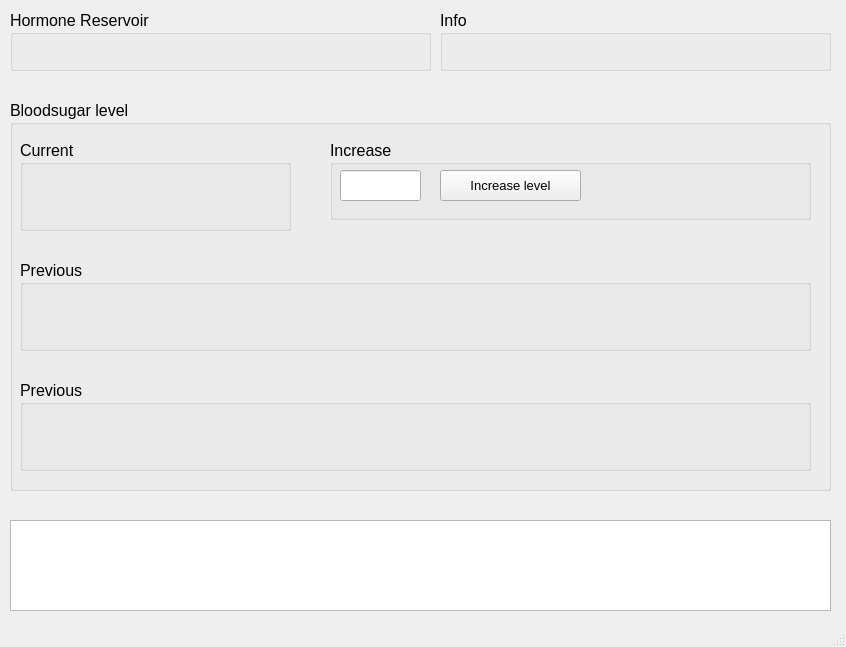
<?xml version="1.0" encoding="UTF-8"?>
<ui version="4.0">
 <class>UserInterface</class>
 <widget class="QMainWindow" name="UserInterface">
  <property name="geometry">
   <rect>
    <x>0</x>
    <y>0</y>
    <width>846</width>
    <height>647</height>
   </rect>
  </property>
  <property name="windowTitle">
   <string>Insulinpump</string>
  </property>
  <widget class="QWidget" name="centralWidget">
   <widget class="QGroupBox" name="groupBoxBloodSugar">
    <property name="geometry">
     <rect>
      <x>10</x>
      <y>100</y>
      <width>821</width>
      <height>391</height>
     </rect>
    </property>
    <property name="font">
     <font>
      <pointsize>12</pointsize>
     </font>
    </property>
    <property name="title">
     <string>Bloodsugar level</string>
    </property>
    <widget class="QGroupBox" name="groupBoxCurrent">
     <property name="enabled">
      <bool>true</bool>
     </property>
     <property name="geometry">
      <rect>
       <x>10</x>
       <y>40</y>
       <width>271</width>
       <height>91</height>
      </rect>
     </property>
     <property name="title">
      <string>Current</string>
     </property>
     <property name="flat">
      <bool>true</bool>
     </property>
     <property name="checkable">
      <bool>false</bool>
     </property>
     <widget class="QWidget" name="horizontalLayoutWidget_21">
      <property name="geometry">
       <rect>
        <x>10</x>
        <y>30</y>
        <width>111</width>
        <height>21</height>
       </rect>
      </property>
      <property name="font">
       <font>
        <pointsize>12</pointsize>
       </font>
      </property>
      <layout class="QHBoxLayout" name="horizontalLayoutCurrentTime">
       <property name="spacing">
        <number>0</number>
       </property>
       <property name="sizeConstraint">
        <enum>QLayout::SetDefaultConstraint</enum>
       </property>
       <item>
        <widget class="QLabel" name="mCurrentTimeTitle">
         <property name="font">
          <font>
           <pointsize>12</pointsize>
          </font>
         </property>
         <property name="text">
          <string>Time:</string>
         </property>
        </widget>
       </item>
       <item>
        <widget class="QLabel" name="mCurrentTimeValue">
         <property name="text">
          <string>19:05</string>
         </property>
         <property name="alignment">
          <set>Qt::AlignRight|Qt::AlignTrailing|Qt::AlignVCenter</set>
         </property>
        </widget>
       </item>
      </layout>
     </widget>
     <widget class="QWidget" name="horizontalLayoutWidget_22">
      <property name="geometry">
       <rect>
        <x>10</x>
        <y>60</y>
        <width>111</width>
        <height>21</height>
       </rect>
      </property>
      <property name="font">
       <font>
        <pointsize>12</pointsize>
       </font>
      </property>
      <layout class="QHBoxLayout" name="horizontalLayoutCurrentLevel">
       <property name="spacing">
        <number>0</number>
       </property>
       <property name="sizeConstraint">
        <enum>QLayout::SetDefaultConstraint</enum>
       </property>
       <item>
        <widget class="QLabel" name="mCurrentLevelTitle">
         <property name="font">
          <font>
           <pointsize>12</pointsize>
          </font>
         </property>
         <property name="text">
          <string>Level:</string>
         </property>
        </widget>
       </item>
       <item>
        <widget class="QLabel" name="mCurrentLevelValue">
         <property name="text">
          <string>90</string>
         </property>
         <property name="alignment">
          <set>Qt::AlignRight|Qt::AlignTrailing|Qt::AlignVCenter</set>
         </property>
        </widget>
       </item>
      </layout>
     </widget>
    </widget>
    <widget class="QGroupBox" name="groupBoxPrevious1">
     <property name="enabled">
      <bool>true</bool>
     </property>
     <property name="geometry">
      <rect>
       <x>10</x>
       <y>160</y>
       <width>791</width>
       <height>91</height>
      </rect>
     </property>
     <property name="title">
      <string>Previous</string>
     </property>
     <property name="flat">
      <bool>true</bool>
     </property>
     <property name="checkable">
      <bool>false</bool>
     </property>
     <widget class="QWidget" name="horizontalLayoutWidget_23">
      <property name="geometry">
       <rect>
        <x>10</x>
        <y>30</y>
        <width>111</width>
        <height>21</height>
       </rect>
      </property>
      <property name="font">
       <font>
        <pointsize>12</pointsize>
       </font>
      </property>
      <layout class="QHBoxLayout" name="horizontalLayoutPreviousTime1">
       <property name="spacing">
        <number>0</number>
       </property>
       <property name="sizeConstraint">
        <enum>QLayout::SetDefaultConstraint</enum>
       </property>
       <item>
        <widget class="QLabel" name="mPrevious1TimeTitle">
         <property name="font">
          <font>
           <pointsize>12</pointsize>
          </font>
         </property>
         <property name="text">
          <string>Time:</string>
         </property>
        </widget>
       </item>
       <item>
        <widget class="QLabel" name="mPrevious1TimeValue">
         <property name="text">
          <string>18:35</string>
         </property>
         <property name="alignment">
          <set>Qt::AlignRight|Qt::AlignTrailing|Qt::AlignVCenter</set>
         </property>
        </widget>
       </item>
      </layout>
     </widget>
     <widget class="QWidget" name="horizontalLayoutWidget_24">
      <property name="geometry">
       <rect>
        <x>10</x>
        <y>60</y>
        <width>111</width>
        <height>21</height>
       </rect>
      </property>
      <property name="font">
       <font>
        <pointsize>12</pointsize>
       </font>
      </property>
      <layout class="QHBoxLayout" name="horizontalLayoutPreviousLevel1">
       <property name="spacing">
        <number>0</number>
       </property>
       <property name="sizeConstraint">
        <enum>QLayout::SetDefaultConstraint</enum>
       </property>
       <item>
        <widget class="QLabel" name="mPrevious1LevelTitle">
         <property name="font">
          <font>
           <pointsize>12</pointsize>
          </font>
         </property>
         <property name="text">
          <string>Level:</string>
         </property>
        </widget>
       </item>
       <item>
        <widget class="QLabel" name="mPrevious1LevelValue">
         <property name="text">
          <string>70</string>
         </property>
         <property name="alignment">
          <set>Qt::AlignRight|Qt::AlignTrailing|Qt::AlignVCenter</set>
         </property>
        </widget>
       </item>
      </layout>
     </widget>
    </widget>
    <widget class="QGroupBox" name="groupBoxPrevious2">
     <property name="enabled">
      <bool>true</bool>
     </property>
     <property name="geometry">
      <rect>
       <x>10</x>
       <y>280</y>
       <width>791</width>
       <height>91</height>
      </rect>
     </property>
     <property name="title">
      <string>Previous</string>
     </property>
     <property name="flat">
      <bool>true</bool>
     </property>
     <property name="checkable">
      <bool>false</bool>
     </property>
     <widget class="QWidget" name="horizontalLayoutWidget_25">
      <property name="geometry">
       <rect>
        <x>10</x>
        <y>30</y>
        <width>111</width>
        <height>21</height>
       </rect>
      </property>
      <property name="font">
       <font>
        <pointsize>12</pointsize>
       </font>
      </property>
      <layout class="QHBoxLayout" name="horizontalLayoutPreviousTime2">
       <property name="spacing">
        <number>0</number>
       </property>
       <property name="sizeConstraint">
        <enum>QLayout::SetDefaultConstraint</enum>
       </property>
       <item>
        <widget class="QLabel" name="mPrevious2TimeTitle">
         <property name="font">
          <font>
           <pointsize>12</pointsize>
          </font>
         </property>
         <property name="text">
          <string>Time:</string>
         </property>
        </widget>
       </item>
       <item>
        <widget class="QLabel" name="mPrevious2TimeValue">
         <property name="text">
          <string>18:05</string>
         </property>
         <property name="alignment">
          <set>Qt::AlignRight|Qt::AlignTrailing|Qt::AlignVCenter</set>
         </property>
        </widget>
       </item>
      </layout>
     </widget>
     <widget class="QWidget" name="horizontalLayoutWidget_26">
      <property name="geometry">
       <rect>
        <x>10</x>
        <y>60</y>
        <width>111</width>
        <height>21</height>
       </rect>
      </property>
      <property name="font">
       <font>
        <pointsize>12</pointsize>
       </font>
      </property>
      <layout class="QHBoxLayout" name="horizontalLayoutPreviousLevel2">
       <property name="spacing">
        <number>0</number>
       </property>
       <property name="sizeConstraint">
        <enum>QLayout::SetDefaultConstraint</enum>
       </property>
       <item>
        <widget class="QLabel" name="mPrevious2LevelTitle">
         <property name="font">
          <font>
           <pointsize>12</pointsize>
          </font>
         </property>
         <property name="text">
          <string>Level:</string>
         </property>
        </widget>
       </item>
       <item>
        <widget class="QLabel" name="mPrevious2LevelValue">
         <property name="text">
          <string>75</string>
         </property>
         <property name="alignment">
          <set>Qt::AlignRight|Qt::AlignTrailing|Qt::AlignVCenter</set>
         </property>
        </widget>
       </item>
      </layout>
     </widget>
    </widget>
    <widget class="QGroupBox" name="groupBox_Increase">
     <property name="geometry">
      <rect>
       <x>320</x>
       <y>40</y>
       <width>481</width>
       <height>80</height>
      </rect>
     </property>
     <property name="title">
      <string>Increase</string>
     </property>
     <property name="flat">
      <bool>true</bool>
     </property>
     <widget class="QPushButton" name="mIncreaseButton">
      <property name="geometry">
       <rect>
        <x>110</x>
        <y>30</y>
        <width>141</width>
        <height>31</height>
       </rect>
      </property>
      <property name="font">
       <font>
        <pointsize>10</pointsize>
       </font>
      </property>
      <property name="text">
       <string>Increase level</string>
      </property>
     </widget>
     <widget class="QLineEdit" name="mIncreaseValue">
      <property name="geometry">
       <rect>
        <x>10</x>
        <y>30</y>
        <width>81</width>
        <height>31</height>
       </rect>
      </property>
     </widget>
    </widget>
   </widget>
   <widget class="QListWidget" name="mMessageList">
    <property name="geometry">
     <rect>
      <x>10</x>
      <y>520</y>
      <width>821</width>
      <height>91</height>
     </rect>
    </property>
    <property name="font">
     <font>
      <family>Segoe UI Semibold</family>
      <pointsize>12</pointsize>
      <weight>75</weight>
      <bold>true</bold>
     </font>
    </property>
   </widget>
   <widget class="QGroupBox" name="groupBoxHormoneReservoir">
    <property name="geometry">
     <rect>
      <x>10</x>
      <y>10</y>
      <width>421</width>
      <height>61</height>
     </rect>
    </property>
    <property name="font">
     <font>
      <pointsize>12</pointsize>
     </font>
    </property>
    <property name="title">
     <string>Hormone Reservoir</string>
    </property>
    <widget class="QWidget" name="horizontalLayoutWidget_27">
     <property name="geometry">
      <rect>
       <x>224</x>
       <y>30</y>
       <width>181</width>
       <height>21</height>
      </rect>
     </property>
     <property name="font">
      <font>
       <pointsize>12</pointsize>
      </font>
     </property>
     <layout class="QHBoxLayout" name="horizontalLayoutGlucagon">
      <property name="spacing">
       <number>0</number>
      </property>
      <property name="sizeConstraint">
       <enum>QLayout::SetDefaultConstraint</enum>
      </property>
      <item>
       <widget class="QLabel" name="mGlucagonReservoirTitle">
        <property name="font">
         <font>
          <pointsize>12</pointsize>
         </font>
        </property>
        <property name="text">
         <string>Glucagon reservoir:</string>
        </property>
       </widget>
      </item>
      <item>
       <widget class="QLabel" name="mGlucagonReservoirValue">
        <property name="font">
         <font>
          <pointsize>12</pointsize>
         </font>
        </property>
        <property name="text">
         <string/>
        </property>
        <property name="alignment">
         <set>Qt::AlignRight|Qt::AlignTrailing|Qt::AlignVCenter</set>
        </property>
       </widget>
      </item>
     </layout>
    </widget>
    <widget class="QWidget" name="horizontalLayoutWidget_28">
     <property name="geometry">
      <rect>
       <x>20</x>
       <y>30</y>
       <width>161</width>
       <height>21</height>
      </rect>
     </property>
     <property name="font">
      <font>
       <pointsize>12</pointsize>
      </font>
     </property>
     <layout class="QHBoxLayout" name="horizontalLayoutInsulin">
      <property name="spacing">
       <number>0</number>
      </property>
      <property name="sizeConstraint">
       <enum>QLayout::SetDefaultConstraint</enum>
      </property>
      <item>
       <widget class="QLabel" name="mInsulinReservoirTitle">
        <property name="font">
         <font>
          <pointsize>12</pointsize>
         </font>
        </property>
        <property name="text">
         <string>Insulin reservoir:</string>
        </property>
       </widget>
      </item>
      <item>
       <widget class="QLabel" name="mInsulinReservoirValue">
        <property name="font">
         <font>
          <pointsize>12</pointsize>
         </font>
        </property>
        <property name="text">
         <string/>
        </property>
        <property name="alignment">
         <set>Qt::AlignRight|Qt::AlignTrailing|Qt::AlignVCenter</set>
        </property>
       </widget>
      </item>
     </layout>
    </widget>
   </widget>
   <widget class="QGroupBox" name="groupBoxInfo">
    <property name="geometry">
     <rect>
      <x>440</x>
      <y>10</y>
      <width>391</width>
      <height>61</height>
     </rect>
    </property>
    <property name="font">
     <font>
      <pointsize>12</pointsize>
     </font>
    </property>
    <property name="title">
     <string>Info</string>
    </property>
    <widget class="QWidget" name="horizontalLayoutWidget_29">
     <property name="geometry">
      <rect>
       <x>20</x>
       <y>30</y>
       <width>171</width>
       <height>21</height>
      </rect>
     </property>
     <property name="font">
      <font>
       <pointsize>12</pointsize>
      </font>
     </property>
     <layout class="QHBoxLayout" name="horizontalLayoutBattery">
      <property name="spacing">
       <number>0</number>
      </property>
      <property name="sizeConstraint">
       <enum>QLayout::SetDefaultConstraint</enum>
      </property>
      <item>
       <widget class="QLabel" name="mBatteryStateTitle">
        <property name="font">
         <font>
          <pointsize>12</pointsize>
         </font>
        </property>
        <property name="text">
         <string>Battery Status:</string>
        </property>
       </widget>
      </item>
      <item>
       <widget class="QLabel" name="mBatteryStateValue">
        <property name="font">
         <font>
          <pointsize>12</pointsize>
         </font>
        </property>
        <property name="text">
         <string>95%</string>
        </property>
        <property name="alignment">
         <set>Qt::AlignRight|Qt::AlignTrailing|Qt::AlignVCenter</set>
        </property>
       </widget>
      </item>
     </layout>
    </widget>
    <widget class="QWidget" name="horizontalLayoutWidget_30">
     <property name="geometry">
      <rect>
       <x>240</x>
       <y>30</y>
       <width>121</width>
       <height>21</height>
      </rect>
     </property>
     <property name="font">
      <font>
       <pointsize>12</pointsize>
      </font>
     </property>
     <layout class="QHBoxLayout" name="horizontalLayoutTime">
      <property name="spacing">
       <number>0</number>
      </property>
      <property name="sizeConstraint">
       <enum>QLayout::SetDefaultConstraint</enum>
      </property>
      <item>
       <widget class="QLabel" name="mTimeTitle">
        <property name="font">
         <font>
          <pointsize>12</pointsize>
         </font>
        </property>
        <property name="text">
         <string>Time:</string>
        </property>
       </widget>
      </item>
      <item>
       <widget class="QLabel" name="mTimeValue">
        <property name="font">
         <font>
          <pointsize>12</pointsize>
         </font>
        </property>
        <property name="text">
         <string>19:07</string>
        </property>
        <property name="alignment">
         <set>Qt::AlignRight|Qt::AlignTrailing|Qt::AlignVCenter</set>
        </property>
       </widget>
      </item>
     </layout>
    </widget>
   </widget>
  </widget>
  <widget class="QStatusBar" name="statusBar"/>
 </widget>
 <layoutdefault spacing="6" margin="11"/>
 <resources/>
 <connections/>
</ui>
